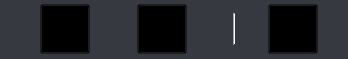
<?xml version="1.0" encoding="UTF-8"?>
<ui version="4.0">
 <class>OperateForm</class>
 <widget class="QWidget" name="OperateForm">
  <property name="geometry">
   <rect>
    <x>0</x>
    <y>0</y>
    <width>348</width>
    <height>59</height>
   </rect>
  </property>
  <property name="minimumSize">
   <size>
    <width>348</width>
    <height>59</height>
   </size>
  </property>
  <property name="maximumSize">
   <size>
    <width>348</width>
    <height>59</height>
   </size>
  </property>
  <property name="windowTitle">
   <string>Form</string>
  </property>
  <property name="styleSheet">
   <string notr="true">QWidget#OperateForm
{
background: #36393F;
border-radius: 69px;
}</string>
  </property>
  <layout class="QHBoxLayout" name="horizontalLayout_2">
   <property name="leftMargin">
    <number>0</number>
   </property>
   <property name="topMargin">
    <number>4</number>
   </property>
   <property name="rightMargin">
    <number>30</number>
   </property>
   <property name="bottomMargin">
    <number>5</number>
   </property>
   <item>
    <spacer name="horizontalSpacer_3">
     <property name="orientation">
      <enum>Qt::Horizontal</enum>
     </property>
     <property name="sizeHint" stdset="0">
      <size>
       <width>40</width>
       <height>20</height>
      </size>
     </property>
    </spacer>
   </item>
   <item>
    <widget class="QPushButton" name="muteAudioBtn">
     <property name="minimumSize">
      <size>
       <width>50</width>
       <height>50</height>
      </size>
     </property>
     <property name="maximumSize">
      <size>
       <width>50</width>
       <height>50</height>
      </size>
     </property>
     <property name="styleSheet">
      <string notr="true">QPushButton
{
	background:transparent;
	border-image: url(:/QuickStart/Resources/audio.bmp);
}

QPushButton:hover
{
	background:transparent;
	border-image:url(:/QuickStart/Resources/audio_hover.bmp);
}

QPushButton::checked
{
	background:transparent;
	border-image:url(:/QuickStart/Resources/audio_disable.bmp);
}</string>
     </property>
     <property name="text">
      <string/>
     </property>
     <property name="checkable">
      <bool>true</bool>
     </property>
    </widget>
   </item>
   <item>
    <spacer name="horizontalSpacer_2">
     <property name="orientation">
      <enum>Qt::Horizontal</enum>
     </property>
     <property name="sizeHint" stdset="0">
      <size>
       <width>40</width>
       <height>20</height>
      </size>
     </property>
    </spacer>
   </item>
   <item>
    <widget class="QPushButton" name="muteVideoBtn">
     <property name="minimumSize">
      <size>
       <width>50</width>
       <height>50</height>
      </size>
     </property>
     <property name="maximumSize">
      <size>
       <width>50</width>
       <height>50</height>
      </size>
     </property>
     <property name="styleSheet">
      <string notr="true">QPushButton
{
	background:transparent;
	border-image: url(:/QuickStart/Resources/video.bmp);
}

QPushButton:hover
{
	background:transparent;
	border-image:url(:/QuickStart/Resources/video_hover.bmp);
}

QPushButton::checked
{
	background:transparent;
	border-image:url(:/QuickStart/Resources/video_disable.bmp);
}</string>
     </property>
     <property name="text">
      <string/>
     </property>
     <property name="checkable">
      <bool>true</bool>
     </property>
    </widget>
   </item>
   <item>
    <spacer name="horizontalSpacer">
     <property name="orientation">
      <enum>Qt::Horizontal</enum>
     </property>
     <property name="sizeHint" stdset="0">
      <size>
       <width>40</width>
       <height>20</height>
      </size>
     </property>
    </spacer>
   </item>
   <item>
    <layout class="QHBoxLayout" name="horizontalLayout">
     <property name="spacing">
      <number>32</number>
     </property>
     <property name="sizeConstraint">
      <enum>QLayout::SetDefaultConstraint</enum>
     </property>
     <item>
      <widget class="Line" name="line">
       <property name="maximumSize">
        <size>
         <width>16777215</width>
         <height>32</height>
        </size>
       </property>
       <property name="orientation">
        <enum>Qt::Vertical</enum>
       </property>
      </widget>
     </item>
     <item>
      <widget class="QPushButton" name="hangupBtn">
       <property name="minimumSize">
        <size>
         <width>50</width>
         <height>50</height>
        </size>
       </property>
       <property name="maximumSize">
        <size>
         <width>50</width>
         <height>50</height>
        </size>
       </property>
       <property name="styleSheet">
        <string notr="true">QPushButton
{
	background:transparent;
	border-image:url(:/QuickStart/Resources/hangup.bmp);
}

QPushButton:hover
{
	background:transparent;
	border-image:url(:/QuickStart/Resources/hangup_hover.bmp);
}</string>
       </property>
       <property name="text">
        <string/>
       </property>
      </widget>
     </item>
    </layout>
   </item>
  </layout>
 </widget>
 <connections/>
</ui>
